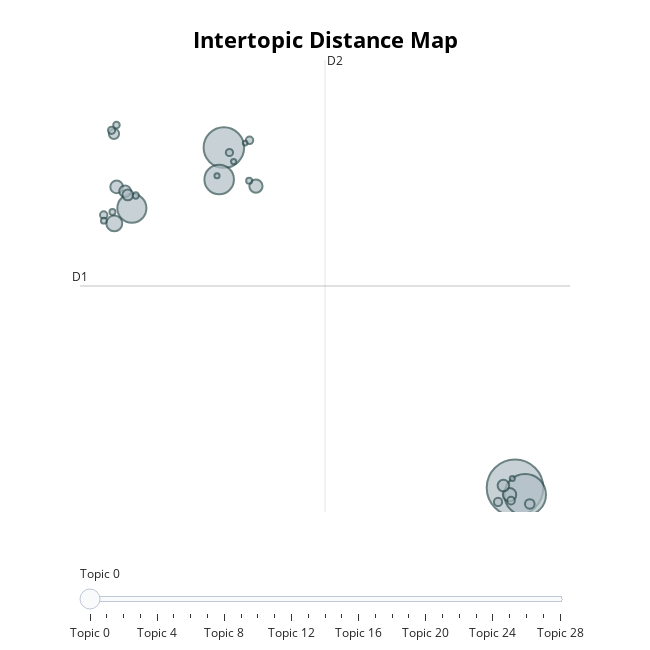

The cell this chart's notebook holds for it:
### Code cell
neg_topic_model = neg_topic_model.reduce_topics(neg_docs, nr_topics=30)
neg_topic_model.visualize_topics()

### Figure 1 — Plotly figure (JSON) as saved in the notebook; plotly's stock layout.template omitted (floating-point values rounded to 4 significant figures)
{"data": [{"customdata": [[0, "enemies | like | boss | bosses | one", 1600], [1, "controller | pc | keyboard | controls | mouse", 865], [2, "sucks | shit | ass | fuck | fucking", 820], [3, "hate | bad | gamei | fucking | worst", 436], [4, "trash | dont | play | worst | garbage", 422], [5, "buy | money | bandai | waste | namco", 126], [6, "hitboxes | boxes | hit | clunky | hitbox", 90], [7, "de | que | jogo | bir | en", 87], [8, "fun | boring | hours | hour | play", 81], [9, "dogshit | tyler | creator | dog | shit", 69], [10, "fromsoft | servers | turn | darksouls | fromsoftware", 67], [11, "poo | fart | poopoo | stinky | poop", 59], [12, "ganking | gank | oh | woof | yup", 53], [13, "save | cloud | steam | saves | folder", 46], [14, "janky | jank | rancid | jankiest | definition", 34], [15, "spam | enemy | enemies | many | invaders", 29], [16, "iron | keep | harvest | valley | whoever", 28], [17, "recommend | review | negative | reviews | happiness", 27], [18, "frigid | outskirts | google | fuck | frick", 26], [19, "nah | dude | nooooooooooooooooo | bru | hmmmm", 26], [20, "amana | shrine | iron | keep | amala", 21], [21, "mid | middd | crem | pinnacle | cooking", 20], [22, "wish | dream | could | refund | covid", 18], [23, "sux | zallen | lud | gon | totes", 18], [24, "worth | ive | dollar | sanity | invested", 17], [25, "adp | sucks | level | sacrificed | fkin", 14], [26, "adaptability | trust | brrrrr | adaptility | god", 13], [27, "cancer | tumor | brain | scan | chemotherapy", 13], [28, "made | pirates | tits | john | bitch", 11]], "hovertemplate": "<b>Topic %{customdata[0]}</b><br>%{customdata[1]}<br>Size: %{customdata[2]}", "legendgroup": "", "marker": {"color": "#B0BEC5", "line": {"color": "DarkSlateGrey", "width": 2}, "size": [1600, 865, 820, 436, 422, 126, 90, 87, 81, 69, 67, 59, 53, 46, 34, 29, 28, 27, 26, 26, 21, 20, 18, 18, 17, 14, 13, 13, 11], "sizemode": "area", "sizeref": 1, "symbol": "circle"}, "mode": "markers", "name": "", "orientation": "v", "showlegend": false, "type": "scatter", "x": [11.2, 11.65, -1.67, -1.878, -5.736, -6.512, 10.95, -0.2526, -6.409, -6.035, 10.68, -5.916, -6.527, 11.85, 10.45, 11.02, -0.5371, -6.981, -6.633, -1.425, -6.417, -5.564, -6.593, -0.5536, -6.974, -1.238, 11.08, -1.973, -0.7291], "xaxis": "x", "y": [2.272, 2.048, 13.33, 12.3, 11.36, 10.87, 2.049, 12.08, 12.06, 11.91, 2.344, 11.8, 13.78, 1.747, 1.812, 1.854, 13.57, 11.14, 13.9, 13.17, 14.07, 11.78, 11.24, 12.25, 10.96, 12.88, 2.576, 12.42, 13.48], "yaxis": "y"}], "layout": {"annotations": [{"showarrow": false, "text": "D1", "x": -8.029, "y": 8.834, "yshift": 10}, {"showarrow": false, "text": "D2", "x": 2.799, "xshift": 10, "y": 16.18}], "height": 650, "hoverlabel": {"bgcolor": "white", "font": {"family": "Rockwell", "size": 16}}, "legend": {"itemsizing": "constant", "tracegroupgap": 0}, "margin": {"t": 60}, "shapes": [{"line": {"color": "#CFD8DC", "width": 2}, "type": "line", "x0": 2.799, "x1": 2.799, "y0": 1.485, "y1": 16.18}, {"line": {"color": "#9E9E9E", "width": 2}, "type": "line", "x0": -8.029, "x1": 13.63, "y0": 8.834, "y1": 8.834}], "sliders": [{"active": 0, "pad": {"t": 50}, "steps": [{"args": [{"marker.color": [["red", "#B0BEC5", "#B0BEC5", "#B0BEC5", "#B0BEC5", "#B0BEC5", "#B0BEC5", "#B0BEC5", "#B0BEC5", "#B0BEC5", "#B0BEC5", "#B0BEC5", "#B0BEC5", "#B0BEC5", "#B0BEC5", "#B0BEC5", "#B0BEC5", "#B0BEC5", "#B0BEC5", "#B0BEC5", "#B0BEC5", "#B0BEC5", "#B0BEC5", "#B0BEC5", "#B0BEC5", "#B0BEC5", "#B0BEC5", "#B0BEC5", "#B0BEC5"]]}], "label": "Topic 0", "method": "update"}, {"args": [{"marker.color": [["#B0BEC5", "red", "#B0BEC5", "#B0BEC5", "#B0BEC5", "#B0BEC5", "#B0BEC5", "#B0BEC5", "#B0BEC5", "#B0BEC5", "#B0BEC5", "#B0BEC5", "#B0BEC5", "#B0BEC5", "#B0BEC5", "#B0BEC5", "#B0BEC5", "#B0BEC5", "#B0BEC5", "#B0BEC5", "#B0BEC5", "#B0BEC5", "#B0BEC5", "#B0BEC5", "#B0BEC5", "#B0BEC5", "#B0BEC5", "#B0BEC5", "#B0BEC5"]]}], "label": "Topic 1", "method": "update"}, {"args": [{"marker.color": [["#B0BEC5", "#B0BEC5", "red", "#B0BEC5", "#B0BEC5", "#B0BEC5", "#B0BEC5", "#B0BEC5", "#B0BEC5", "#B0BEC5", "#B0BEC5", "#B0BEC5", "#B0BEC5", "#B0BEC5", "#B0BEC5", "#B0BEC5", "#B0BEC5", "#B0BEC5", "#B0BEC5", "#B0BEC5", "#B0BEC5", "#B0BEC5", "#B0BEC5", "#B0BEC5", "#B0BEC5", "#B0BEC5", "#B0BEC5", "#B0BEC5", "#B0BEC5"]]}], "label": "Topic 2", "method": "update"}, {"args": [{"marker.color": [["#B0BEC5", "#B0BEC5", "#B0BEC5", "red", "#B0BEC5", "#B0BEC5", "#B0BEC5", "#B0BEC5", "#B0BEC5", "#B0BEC5", "#B0BEC5", "#B0BEC5", "#B0BEC5", "#B0BEC5", "#B0BEC5", "#B0BEC5", "#B0BEC5", "#B0BEC5", "#B0BEC5", "#B0BEC5", "#B0BEC5", "#B0BEC5", "#B0BEC5", "#B0BEC5", "#B0BEC5", "#B0BEC5", "#B0BEC5", "#B0BEC5", "#B0BEC5"]]}], "label": "Topic 3", "method": "update"}, {"args": [{"marker.color": [["#B0BEC5", "#B0BEC5", "#B0BEC5", "#B0BEC5", "red", "#B0BEC5", "#B0BEC5", "#B0BEC5", "#B0BEC5", "#B0BEC5", "#B0BEC5", "#B0BEC5", "#B0BEC5", "#B0BEC5", "#B0BEC5", "#B0BEC5", "#B0BEC5", "#B0BEC5", "#B0BEC5", "#B0BEC5", "#B0BEC5", "#B0BEC5", "#B0BEC5", "#B0BEC5", "#B0BEC5", "#B0BEC5", "#B0BEC5", "#B0BEC5", "#B0BEC5"]]}], "label": "Topic 4", "method": "update"}, {"args": [{"marker.color": [["#B0BEC5", "#B0BEC5", "#B0BEC5", "#B0BEC5", "#B0BEC5", "red", "#B0BEC5", "#B0BEC5", "#B0BEC5", "#B0BEC5", "#B0BEC5", "#B0BEC5", "#B0BEC5", "#B0BEC5", "#B0BEC5", "#B0BEC5", "#B0BEC5", "#B0BEC5", "#B0BEC5", "#B0BEC5", "#B0BEC5", "#B0BEC5", "#B0BEC5", "#B0BEC5", "#B0BEC5", "#B0BEC5", "#B0BEC5", "#B0BEC5", "#B0BEC5"]]}], "label": "Topic 5", "method": "update"}, {"args": [{"marker.color": [["#B0BEC5", "#B0BEC5", "#B0BEC5", "#B0BEC5", "#B0BEC5", "#B0BEC5", "red", "#B0BEC5", "#B0BEC5", "#B0BEC5", "#B0BEC5", "#B0BEC5", "#B0BEC5", "#B0BEC5", "#B0BEC5", "#B0BEC5", "#B0BEC5", "#B0BEC5", "#B0BEC5", "#B0BEC5", "#B0BEC5", "#B0BEC5", "#B0BEC5", "#B0BEC5", "#B0BEC5", "#B0BEC5", "#B0BEC5", "#B0BEC5", "#B0BEC5"]]}], "label": "Topic 6", "method": "update"}, {"args": [{"marker.color": [["#B0BEC5", "#B0BEC5", "#B0BEC5", "#B0BEC5", "#B0BEC5", "#B0BEC5", "#B0BEC5", "red", "#B0BEC5", "#B0BEC5", "#B0BEC5", "#B0BEC5", "#B0BEC5", "#B0BEC5", "#B0BEC5", "#B0BEC5", "#B0BEC5", "#B0BEC5", "#B0BEC5", "#B0BEC5", "#B0BEC5", "#B0BEC5", "#B0BEC5", "#B0BEC5", "#B0BEC5", "#B0BEC5", "#B0BEC5", "#B0BEC5", "#B0BEC5"]]}], "label": "Topic 7", "method": "update"}, {"args": [{"marker.color": [["#B0BEC5", "#B0BEC5", "#B0BEC5", "#B0BEC5", "#B0BEC5", "#B0BEC5", "#B0BEC5", "#B0BEC5", "red", "#B0BEC5", "#B0BEC5", "#B0BEC5", "#B0BEC5", "#B0BEC5", "#B0BEC5", "#B0BEC5", "#B0BEC5", "#B0BEC5", "#B0BEC5", "#B0BEC5", "#B0BEC5", "#B0BEC5", "#B0BEC5", "#B0BEC5", "#B0BEC5", "#B0BEC5", "#B0BEC5", "#B0BEC5", "#B0BEC5"]]}], "label": "Topic 8", "method": "update"}, {"args": [{"marker.color": [["#B0BEC5", "#B0BEC5", "#B0BEC5", "#B0BEC5", "#B0BEC5", "#B0BEC5", "#B0BEC5", "#B0BEC5", "#B0BEC5", "red", "#B0BEC5", "#B0BEC5", "#B0BEC5", "#B0BEC5", "#B0BEC5", "#B0BEC5", "#B0BEC5", "#B0BEC5", "#B0BEC5", "#B0BEC5", "#B0BEC5", "#B0BEC5", "#B0BEC5", "#B0BEC5", "#B0BEC5", "#B0BEC5", "#B0BEC5", "#B0BEC5", "#B0BEC5"]]}], "label": "Topic 9", "method": "update"}, {"args": [{"marker.color": [["#B0BEC5", "#B0BEC5", "#B0BEC5", "#B0BEC5", "#B0BEC5", "#B0BEC5", "#B0BEC5", "#B0BEC5", "#B0BEC5", "#B0BEC5", "red", "#B0BEC5", "#B0BEC5", "#B0BEC5", "#B0BEC5", "#B0BEC5", "#B0BEC5", "#B0BEC5", "#B0BEC5", "#B0BEC5", "#B0BEC5", "#B0BEC5", "#B0BEC5", "#B0BEC5", "#B0BEC5", "#B0BEC5", "#B0BEC5", "#B0BEC5", "#B0BEC5"]]}], "label": "Topic 10", "method": "update"}, {"args": [{"marker.color": [["#B0BEC5", "#B0BEC5", "#B0BEC5", "#B0BEC5", "#B0BEC5", "#B0BEC5", "#B0BEC5", "#B0BEC5", "#B0BEC5", "#B0BEC5", "#B0BEC5", "red", "#B0BEC5", "#B0BEC5", "#B0BEC5", "#B0BEC5", "#B0BEC5", "#B0BEC5", "#B0BEC5", "#B0BEC5", "#B0BEC5", "#B0BEC5", "#B0BEC5", "#B0BEC5", "#B0BEC5", "#B0BEC5", "#B0BEC5", "#B0BEC5", "#B0BEC5"]]}], "label": "Topic 11", "method": "update"}, {"args": [{"marker.color": [["#B0BEC5", "#B0BEC5", "#B0BEC5", "#B0BEC5", "#B0BEC5", "#B0BEC5", "#B0BEC5", "#B0BEC5", "#B0BEC5", "#B0BEC5", "#B0BEC5", "#B0BEC5", "red", "#B0BEC5", "#B0BEC5", "#B0BEC5", "#B0BEC5", "#B0BEC5", "#B0BEC5", "#B0BEC5", "#B0BEC5", "#B0BEC5", "#B0BEC5", "#B0BEC5", "#B0BEC5", "#B0BEC5", "#B0BEC5", "#B0BEC5", "#B0BEC5"]]}], "label": "Topic 12", "method": "update"}, {"args": [{"marker.color": [["#B0BEC5", "#B0BEC5", "#B0BEC5", "#B0BEC5", "#B0BEC5", "#B0BEC5", "#B0BEC5", "#B0BEC5", "#B0BEC5", "#B0BEC5", "#B0BEC5", "#B0BEC5", "#B0BEC5", "red", "#B0BEC5", "#B0BEC5", "#B0BEC5", "#B0BEC5", "#B0BEC5", "#B0BEC5", "#B0BEC5", "#B0BEC5", "#B0BEC5", "#B0BEC5", "#B0BEC5", "#B0BEC5", "#B0BEC5", "#B0BEC5", "#B0BEC5"]]}], "label": "Topic 13", "method": "update"}, {"args": [{"marker.color": [["#B0BEC5", "#B0BEC5", "#B0BEC5", "#B0BEC5", "#B0BEC5", "#B0BEC5", "#B0BEC5", "#B0BEC5", "#B0BEC5", "#B0BEC5", "#B0BEC5", "#B0BEC5", "#B0BEC5", "#B0BEC5", "red", "#B0BEC5", "#B0BEC5", "#B0BEC5", "#B0BEC5", "#B0BEC5", "#B0BEC5", "#B0BEC5", "#B0BEC5", "#B0BEC5", "#B0BEC5", "#B0BEC5", "#B0BEC5", "#B0BEC5", "#B0BEC5"]]}], "label": "Topic 14", "method": "update"}, {"args": [{"marker.color": [["#B0BEC5", "#B0BEC5", "#B0BEC5", "#B0BEC5", "#B0BEC5", "#B0BEC5", "#B0BEC5", "#B0BEC5", "#B0BEC5", "#B0BEC5", "#B0BEC5", "#B0BEC5", "#B0BEC5", "#B0BEC5", "#B0BEC5", "red", "#B0BEC5", "#B0BEC5", "#B0BEC5", "#B0BEC5", "#B0BEC5", "#B0BEC5", "#B0BEC5", "#B0BEC5", "#B0BEC5", "#B0BEC5", "#B0BEC5", "#B0BEC5", "#B0BEC5"]]}], "label": "Topic 15", "method": "update"}, {"args": [{"marker.color": [["#B0BEC5", "#B0BEC5", "#B0BEC5", "#B0BEC5", "#B0BEC5", "#B0BEC5", "#B0BEC5", "#B0BEC5", "#B0BEC5", "#B0BEC5", "#B0BEC5", "#B0BEC5", "#B0BEC5", "#B0BEC5", "#B0BEC5", "#B0BEC5", "red", "#B0BEC5", "#B0BEC5", "#B0BEC5", "#B0BEC5", "#B0BEC5", "#B0BEC5", "#B0BEC5", "#B0BEC5", "#B0BEC5", "#B0BEC5", "#B0BEC5", "#B0BEC5"]]}], "label": "Topic 16", "method": "update"}, {"args": [{"marker.color": [["#B0BEC5", "#B0BEC5", "#B0BEC5", "#B0BEC5", "#B0BEC5", "#B0BEC5", "#B0BEC5", "#B0BEC5", "#B0BEC5", "#B0BEC5", "#B0BEC5", "#B0BEC5", "#B0BEC5", "#B0BEC5", "#B0BEC5", "#B0BEC5", "#B0BEC5", "red", "#B0BEC5", "#B0BEC5", "#B0BEC5", "#B0BEC5", "#B0BEC5", "#B0BEC5", "#B0BEC5", "#B0BEC5", "#B0BEC5", "#B0BEC5", "#B0BEC5"]]}], "label": "Topic 17", "method": "update"}, {"args": [{"marker.color": [["#B0BEC5", "#B0BEC5", "#B0BEC5", "#B0BEC5", "#B0BEC5", "#B0BEC5", "#B0BEC5", "#B0BEC5", "#B0BEC5", "#B0BEC5", "#B0BEC5", "#B0BEC5", "#B0BEC5", "#B0BEC5", "#B0BEC5", "#B0BEC5", "#B0BEC5", "#B0BEC5", "red", "#B0BEC5", "#B0BEC5", "#B0BEC5", "#B0BEC5", "#B0BEC5", "#B0BEC5", "#B0BEC5", "#B0BEC5", "#B0BEC5", "#B0BEC5"]]}], "label": "Topic 18", "method": "update"}, {"args": [{"marker.color": [["#B0BEC5", "#B0BEC5", "#B0BEC5", "#B0BEC5", "#B0BEC5", "#B0BEC5", "#B0BEC5", "#B0BEC5", "#B0BEC5", "#B0BEC5", "#B0BEC5", "#B0BEC5", "#B0BEC5", "#B0BEC5", "#B0BEC5", "#B0BEC5", "#B0BEC5", "#B0BEC5", "#B0BEC5", "red", "#B0BEC5", "#B0BEC5", "#B0BEC5", "#B0BEC5", "#B0BEC5", "#B0BEC5", "#B0BEC5", "#B0BEC5", "#B0BEC5"]]}], "label": "Topic 19", "method": "update"}, {"args": [{"marker.color": [["#B0BEC5", "#B0BEC5", "#B0BEC5", "#B0BEC5", "#B0BEC5", "#B0BEC5", "#B0BEC5", "#B0BEC5", "#B0BEC5", "#B0BEC5", "#B0BEC5", "#B0BEC5", "#B0BEC5", "#B0BEC5", "#B0BEC5", "#B0BEC5", "#B0BEC5", "#B0BEC5", "#B0BEC5", "#B0BEC5", "red", "#B0BEC5", "#B0BEC5", "#B0BEC5", "#B0BEC5", "#B0BEC5", "#B0BEC5", "#B0BEC5", "#B0BEC5"]]}], "label": "Topic 20", "method": "update"}, {"args": [{"marker.color": [["#B0BEC5", "#B0BEC5", "#B0BEC5", "#B0BEC5", "#B0BEC5", "#B0BEC5", "#B0BEC5", "#B0BEC5", "#B0BEC5", "#B0BEC5", "#B0BEC5", "#B0BEC5", "#B0BEC5", "#B0BEC5", "#B0BEC5", "#B0BEC5", "#B0BEC5", "#B0BEC5", "#B0BEC5", "#B0BEC5", "#B0BEC5", "red", "#B0BEC5", "#B0BEC5", "#B0BEC5", "#B0BEC5", "#B0BEC5", "#B0BEC5", "#B0BEC5"]]}], "label": "Topic 21", "method": "update"}, {"args": [{"marker.color": [["#B0BEC5", "#B0BEC5", "#B0BEC5", "#B0BEC5", "#B0BEC5", "#B0BEC5", "#B0BEC5", "#B0BEC5", "#B0BEC5", "#B0BEC5", "#B0BEC5", "#B0BEC5", "#B0BEC5", "#B0BEC5", "#B0BEC5", "#B0BEC5", "#B0BEC5", "#B0BEC5", "#B0BEC5", "#B0BEC5", "#B0BEC5", "#B0BEC5", "red", "#B0BEC5", "#B0BEC5", "#B0BEC5", "#B0BEC5", "#B0BEC5", "#B0BEC5"]]}], "label": "Topic 22", "method": "update"}, {"args": [{"marker.color": [["#B0BEC5", "#B0BEC5", "#B0BEC5", "#B0BEC5", "#B0BEC5", "#B0BEC5", "#B0BEC5", "#B0BEC5", "#B0BEC5", "#B0BEC5", "#B0BEC5", "#B0BEC5", "#B0BEC5", "#B0BEC5", "#B0BEC5", "#B0BEC5", "#B0BEC5", "#B0BEC5", "#B0BEC5", "#B0BEC5", "#B0BEC5", "#B0BEC5", "#B0BEC5", "red", "#B0BEC5", "#B0BEC5", "#B0BEC5", "#B0BEC5", "#B0BEC5"]]}], "label": "Topic 23", "method": "update"}, {"args": [{"marker.color": [["#B0BEC5", "#B0BEC5", "#B0BEC5", "#B0BEC5", "#B0BEC5", "#B0BEC5", "#B0BEC5", "#B0BEC5", "#B0BEC5", "#B0BEC5", "#B0BEC5", "#B0BEC5", "#B0BEC5", "#B0BEC5", "#B0BEC5", "#B0BEC5", "#B0BEC5", "#B0BEC5", "#B0BEC5", "#B0BEC5", "#B0BEC5", "#B0BEC5", "#B0BEC5", "#B0BEC5", "red", "#B0BEC5", "#B0BEC5", "#B0BEC5", "#B0BEC5"]]}], "label": "Topic 24", "method": "update"}, {"args": [{"marker.color": [["#B0BEC5", "#B0BEC5", "#B0BEC5", "#B0BEC5", "#B0BEC5", "#B0BEC5", "#B0BEC5", "#B0BEC5", "#B0BEC5", "#B0BEC5", "#B0BEC5", "#B0BEC5", "#B0BEC5", "#B0BEC5", "#B0BEC5", "#B0BEC5", "#B0BEC5", "#B0BEC5", "#B0BEC5", "#B0BEC5", "#B0BEC5", "#B0BEC5", "#B0BEC5", "#B0BEC5", "#B0BEC5", "red", "#B0BEC5", "#B0BEC5", "#B0BEC5"]]}], "label": "Topic 25", "method": "update"}, {"args": [{"marker.color": [["#B0BEC5", "#B0BEC5", "#B0BEC5", "#B0BEC5", "#B0BEC5", "#B0BEC5", "#B0BEC5", "#B0BEC5", "#B0BEC5", "#B0BEC5", "#B0BEC5", "#B0BEC5", "#B0BEC5", "#B0BEC5", "#B0BEC5", "#B0BEC5", "#B0BEC5", "#B0BEC5", "#B0BEC5", "#B0BEC5", "#B0BEC5", "#B0BEC5", "#B0BEC5", "#B0BEC5", "#B0BEC5", "#B0BEC5", "red", "#B0BEC5", "#B0BEC5"]]}], "label": "Topic 26", "method": "update"}, {"args": [{"marker.color": [["#B0BEC5", "#B0BEC5", "#B0BEC5", "#B0BEC5", "#B0BEC5", "#B0BEC5", "#B0BEC5", "#B0BEC5", "#B0BEC5", "#B0BEC5", "#B0BEC5", "#B0BEC5", "#B0BEC5", "#B0BEC5", "#B0BEC5", "#B0BEC5", "#B0BEC5", "#B0BEC5", "#B0BEC5", "#B0BEC5", "#B0BEC5", "#B0BEC5", "#B0BEC5", "#B0BEC5", "#B0BEC5", "#B0BEC5", "#B0BEC5", "red", "#B0BEC5"]]}], "label": "Topic 27", "method": "update"}, {"args": [{"marker.color": [["#B0BEC5", "#B0BEC5", "#B0BEC5", "#B0BEC5", "#B0BEC5", "#B0BEC5", "#B0BEC5", "#B0BEC5", "#B0BEC5", "#B0BEC5", "#B0BEC5", "#B0BEC5", "#B0BEC5", "#B0BEC5", "#B0BEC5", "#B0BEC5", "#B0BEC5", "#B0BEC5", "#B0BEC5", "#B0BEC5", "#B0BEC5", "#B0BEC5", "#B0BEC5", "#B0BEC5", "#B0BEC5", "#B0BEC5", "#B0BEC5", "#B0BEC5", "red"]]}], "label": "Topic 28", "method": "update"}]}], "title": {"font": {"color": "Black", "size": 22}, "text": "<b>Intertopic Distance Map</b>", "x": 0.5, "xanchor": "center", "y": 0.95, "yanchor": "top"}, "width": 650, "xaxis": {"anchor": "y", "domain": [0, 1], "range": [-8.029, 13.63], "title": {"text": ""}, "visible": false}, "yaxis": {"anchor": "x", "domain": [0, 1], "range": [1.485, 16.18], "title": {"text": ""}, "visible": false}}}
